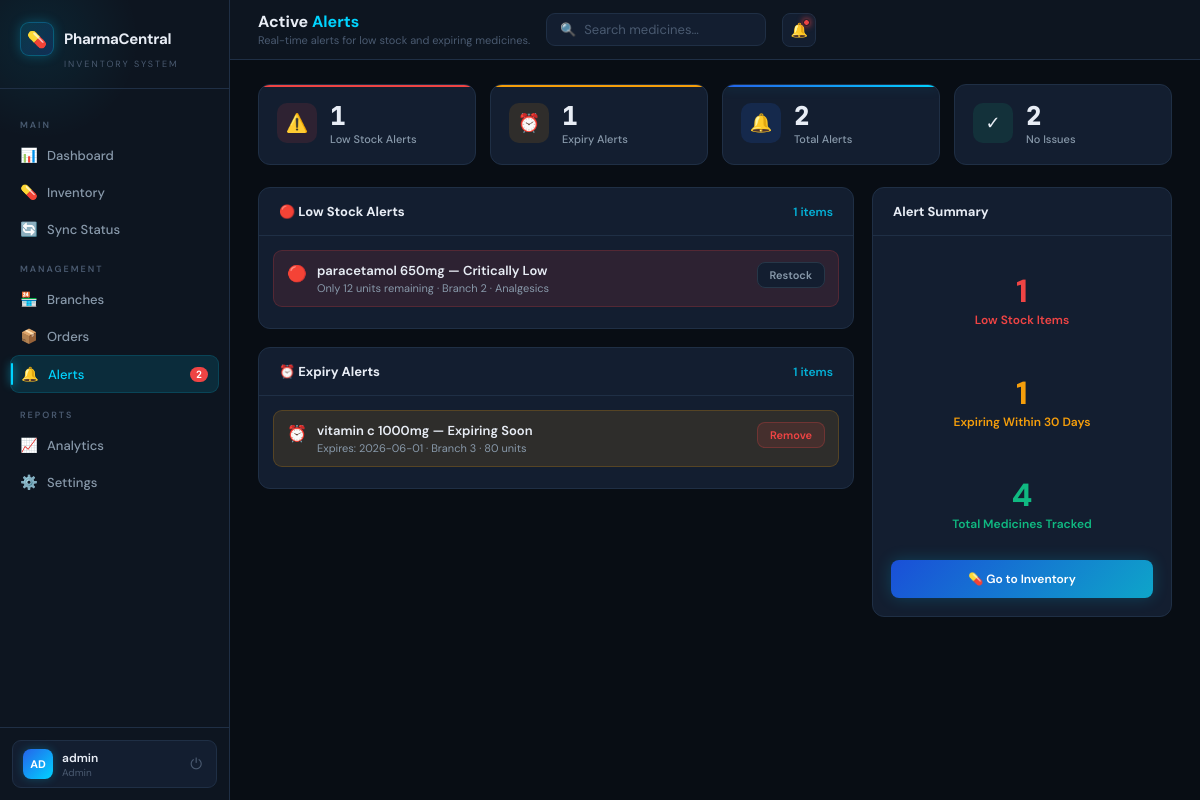
/alerts (signed in), run on the app's committed database.
### tables this page shows
CREATE TABLE medicines (
        id INTEGER PRIMARY KEY AUTOINCREMENT,
        name TEXT NOT NULL, category TEXT NOT NULL,
        quantity INTEGER NOT NULL, expiry TEXT NOT NULL, branch TEXT NOT NULL);

### app.py (the view)
@app.route("/alerts")
@login_required
def alerts():
    medicines = get_medicines()
    low_stock = sum(1 for m in medicines if m[3] < 20)
    expiring_soon = sum(1 for m in medicines if m[6])
    low_meds = [m for m in medicines if m[3] < 20]
    exp_meds = [m for m in medicines if m[6]]
    return render_template("alerts.html", medicines=medicines, low_stock=low_stock,
        expiring_soon=expiring_soon, low_meds=low_meds, exp_meds=exp_meds, active="alerts")

### app.py (called while the page is built)
def get_db():
    try: return sqlite3.connect(DB)
    except: return None

def get_medicines():
    conn = get_db()
    if not conn: return []
    c = conn.cursor()
    c.execute("SELECT * FROM medicines ORDER BY id DESC")
    rows = c.fetchall(); conn.close()
    today = datetime.today(); warn = today + timedelta(days=30)
    result = []
    for r in rows:
        try: exp = datetime.strptime(r[4],"%Y-%m-%d"); expiring = today <= exp <= warn
        except: expiring = False
        result.append(r + (expiring,))
    return result

def login_required(f):
    from functools import wraps
    @wraps(f)
    def decorated(*args, **kwargs):
        if "user" not in session: return redirect(url_for("login"))
        return f(*args, **kwargs)
    return decorated

### templates/alerts.html (shortened to what this page needs)
{% extends "base.html" %}
{% block page_title %}Active <span>Alerts</span>{% endblock %}
{% block page_sub %}Real-time alerts for low stock and expiring medicines.{% endblock %}
{% block content %}
<div class="stats-row">
  <div class="stat-card red"><div class="stat-icon red">&#9888;&#65039;</div><div><div class="stat-value">{{ low_stock }}</div><div class="stat-label">Low Stock Alerts</div></div></div>
  <div class="stat-card amber"><div class="stat-icon amber">&#9200;</div><div><div class="stat-value">{{ expiring_soon }}</div><div class="stat-label">Expiry Alerts</div></div></div>
  <div class="stat-card blue"><div class="stat-icon blue">&#128276;</div><div><div class="stat-value">{{ low_stock + expiring_soon }}</div><div class="stat-label">Total Alerts</div></div></div>
  <div class="stat-card green"><div class="stat-icon green">&#10003;</div><div><div class="stat-value">{{ medicines|length - low_stock - expiring_soon }}</div><div class="stat-label">No Issues</div></div></div>
</div>
<div class="two-col">
  <div>
    <div class="panel">
      <div class="panel-header"><div class="panel-title">&#128308; Low Stock Alerts</div><span class="panel-action">{{ low_stock }} items</span></div>
      <div style="padding:14px;">
        {% if low_meds %}
          {% for med in low_meds %}
          <div class="alert-item danger">
            <span class="alert-icon">&#128308;</span>
            <div style="flex:1;">
              <div class="alert-title">{{ med[1] }} — Critically Low</div>
              <div class="alert-sub">Only {{ med[3] }} units remaining &middot; {{ med[5] }} &middot; {{ med[2] }}</div>
            </div>
            <a href="/inventory"><button class="btn btn-outline" style="font-size:11px;padding:5px 12px;">Restock</button></a>
          </div>
          {% endfor %}
        {% else %}
          <div class="alert-item success"><span class="alert-icon">&#10003;</span><div class="alert-title">No low stock alerts! All medicines are well stocked.</div></div>
        {% endif %}
      </div>
    </div>
    <div class="panel">
      <div class="panel-header"><div class="panel-title">&#9200; Expiry Alerts</div><span class="panel-action">{{ expiring_soon }} items</span></div>
      <div style="padding:14px;">
        {% if exp_meds %}
          {% for med in exp_meds %}
          <div class="alert-item warn">
            <span class="alert-icon">&#9200;</span>
            <div style="flex:1;">
              <div class="alert-title">{{ med[1] }} — Expiring Soon</div>
              <div class="alert-sub">Expires: {{ med[4] }} &middot; {{ med[5] }} &middot; {{ med[3] }} units</div>
            </div>
            <a href="/delete/{{ med[0] }}"><button class="btn btn-danger" style="font-size:11px;padding:5px 12px;">Remove</button></a>
          </div>
          {% endfor %}
        {% else %}
          <div class="alert-item success"><span class="alert-icon">&#10003;</span><div class="alert-title">No expiry alerts! All medicines have valid dates.</div></div>
        {% endif %}
      </div>
    </div>
  </div>
  <div>
    <div class="panel">
      <div class="panel-header"><div class="panel-title">Alert Summary</div></div>
      <div style="padding:18px;display:flex;flex-direction:column;gap:12px;">
        <div style="background:var(--red-lt);border-radius:10px;padding:16px;text-align:center;">
          <div style="font-size:32px;font-weight:800;color:var(--red);">{{ low_stock }}</div>
          <div style="font-size:12px;color:var(--red);font-weight:600;">Low Stock Items</div>
        </div>
        <div style="background:var(--amber-lt);border-radius:10px;padding:16px;text-align:center;">
          <div style="font-size:32px;font-weight:800;color:var(--amber);">{{ expiring_soon }}</div>
          <div style="font-size:12px;color:var(--amber);font-weight:600;">Expiring Within 30 Days</div>
        </div>
        <div style="background:var(--green-lt);border-radius:10px;padding:16px;text-align:center;">
          <div style="font-size:32px;font-weight:800;color:var(--green);">{{ medicines|length }}</div>
          <div style="font-size:12px;color:var(--green);font-weight:600;">Total Medicines Tracked</div>
        </div>
        <a href="/inventory" class="btn btn-primary" style="justify-content:center;padding:11px;">&#128138; Go to Inventory</a>
      </div>
    </div>
  </div>
</div>
{% endblock %}

### templates/base.html (style rules this page uses)
:root { --bg: #080d14; --bg2: #0d1520; --bg3: #111c2d; --surface: #131e30; --surface2: #172234; --surface3: #1c2a3e; --border: #1f2f45; --border2: #263748; --cyan: #00d4ff; --cyan-dim: rgba(0,212,255,.12); --cyan-glow: rgba(0,212,255,.25); --blue: #2563eb; --blue-dim: rgba(37,99,235,.15); --green: #10b981; --green-dim: rgba(16,185,129,.12); --amber: #f59e0b; --amber-dim: rgba(245,158,11,.12); --red: #ef4444; --red-dim: rgba(239,68,68,.12); --purple: #8b5cf6; --purple-dim:rgba(139,92,246,.12); --t1: #e8edf5; --t2: #8899aa; --t3: #4a5a70; --radius: 12px; --font: 'DM Sans', sans-serif; --mono: 'JetBrains Mono', monospace; --sidebar-w: 230px; }
*, *::before, *::after { margin:0; padding:0; box-sizing:border-box; }
body { font-family: var(--font); background: var(--bg); color: var(--t1); min-height: 100vh; display: flex; overflow-x: hidden; }
.topbar-title span { color: var(--cyan); }
.btn { display: inline-flex; align-items: center; gap: 6px; padding: 7px 15px; border-radius: 8px; font-size: 12px; font-weight: 600; cursor: pointer; border: none; font-family: var(--font); text-decoration: none; transition: all .18s; white-space: nowrap; }
.btn-primary { background: linear-gradient(135deg, #1a4fd8, #0ea5c9); color: #fff; box-shadow: 0 0 16px rgba(0,212,255,.2); }
.btn-outline { background: var(--surface); color: var(--t2); border: 1px solid var(--border2); }
.btn-danger { background: var(--red-dim); color: var(--red); border: 1px solid rgba(239,68,68,.25); }
.stats-row { display: grid; grid-template-columns: repeat(4, 1fr); gap: 14px; margin-bottom: 22px; }
.stat-card { background: var(--surface); border: 1px solid var(--border); border-radius: var(--radius); padding: 18px; display: flex; align-items: flex-start; gap: 13px; transition: transform .2s, box-shadow .2s; position: relative; overflow: hidden; }
.stat-card::after { content: ''; position: absolute; top: 0; left: 0; right: 0; height: 2px; }
.stat-card.blue::after { background: linear-gradient(90deg, var(--blue), var(--cyan)); box-shadow: 0 0 12px var(--cyan-glow); }
.stat-card.red::after { background: var(--red); }
.stat-card.amber::after { background: var(--amber); }
.stat-icon { width: 40px; height: 40px; border-radius: 10px; display: flex; align-items: center; justify-content: center; font-size: 18px; flex-shrink: 0; }
.stat-icon.blue { background: var(--blue-dim); }
.stat-icon.red { background: var(--red-dim); }
.stat-icon.amber { background: var(--amber-dim); }
.stat-icon.green { background: var(--green-dim); }
.stat-value { font-size: 26px; font-weight: 800; color: var(--t1); line-height: 1; margin-bottom: 3px; font-family: var(--mono); }
.stat-label { font-size: 11px; color: var(--t2); font-weight: 500; }
.panel { background: var(--surface); border: 1px solid var(--border); border-radius: var(--radius); overflow: hidden; margin-bottom: 18px; }
.panel-header { padding: 15px 20px; border-bottom: 1px solid var(--border); display: flex; align-items: center; justify-content: space-between; }
.panel-title { font-size: 13px; font-weight: 700; color: var(--t1); }
.panel-action { font-size: 12px; font-weight: 600; color: var(--cyan); cursor: pointer; background: none; border: none; font-family: var(--font); text-decoration: none; opacity: .8; transition: opacity .2s; }
.alert-item { display: flex; align-items: flex-start; gap: 10px; padding: 11px 13px; border-radius: 9px; margin-bottom: 7px; }
.alert-item.danger { background: var(--red-dim); border: 1px solid rgba(239,68,68,.2); }
.alert-item.warn { background: var(--amber-dim); border: 1px solid rgba(245,158,11,.2); }
.alert-icon { font-size: 16px; flex-shrink: 0; margin-top: 1px; }
.alert-title { font-size: 13px; font-weight: 600; color: var(--t1); }
.alert-sub { font-size: 11px; color: var(--t2); margin-top: 2px; }
.two-col { display: grid; grid-template-columns: 1fr 300px; gap: 18px; }

### data on the page
medicines: name "paracetamol 650mg", quantity "12", branch "Branch 2", category "Analgesics"
medicines: name "vitamin c 1000mg", expiry "2026-06-01", branch "Branch 3", quantity "80"

### other printed values
{{ low_stock + expiring_soon }} "2"
{{ session.user[:2]|upper }} "AD"
{{ session.user }} "admin"
{{ session.role }} "Admin"
{{ low_stock }} "1"
{{ expiring_soon }} "1"
{{ medicines|length - low_stock - expiring_soon }} "2"
{{ medicines|length }} "4"
